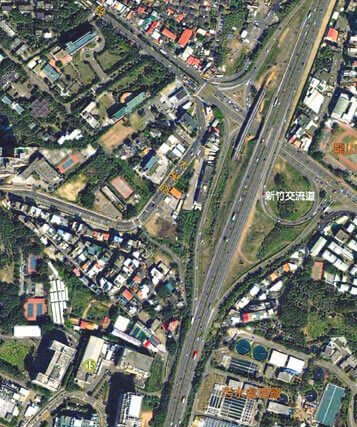
#> input picture ch06/map_010pb_left_0.jpg, 357 x 427 px
$ python ch06_1c.py
#> lines starting #> are read from the running program, lines starting #| are printed output that depends on the picture
import cv2
import numpy as np
from image_registration import cross_correlation_shifts

# Read images
image = cv2.imread('map_010pb_left_0.jpg', cv2.IMREAD_GRAYSCALE)
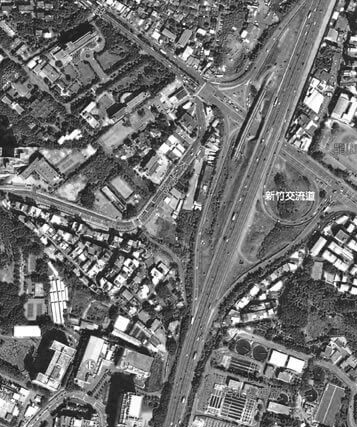
#> image: shape (427, 357); min 2, max 255, mean 114
offset_image = cv2.imread('map_010pb_right_0.jpg', cv2.IMREAD_GRAYSCALE)
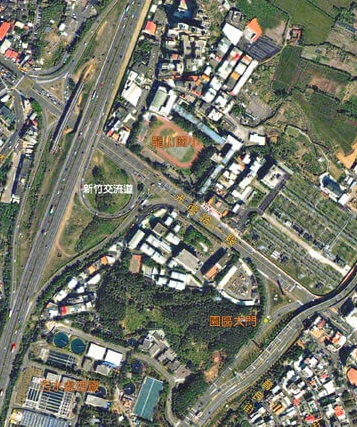
#> input picture ch06/map_010pb_right_0.jpg, 357 x 427 px
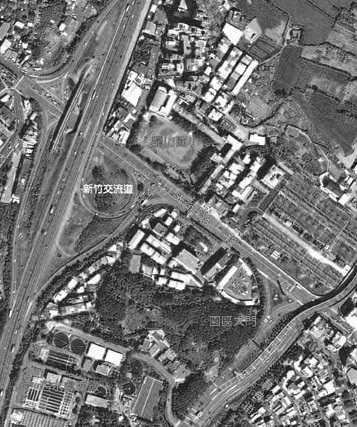
#> offset_image: shape (427, 357); min 1, max 255, mean 117.3

# Compute translation offset
#> (the run stopped early here; a loop or call above may not have finished)
